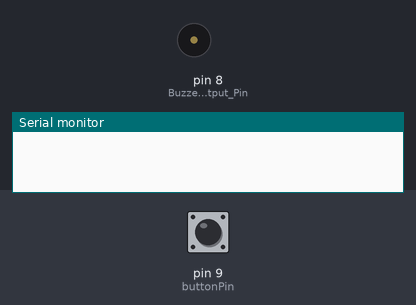
Simulated run of this sketch. Board: Arduino Uno, built with avr-gcc and run on an emulated ATmega328P. Parts: buzzer (waves = sounding), the last lines printed to the serial monitor. The test bench sets the inputs (shaded band); at power-on: pin 9 (buttonPin) LOW.

Above: at 1.2 s.
1.3 s: pin 9 (buttonPin) pulled HIGH for 3.2 s
At 4.7 s:
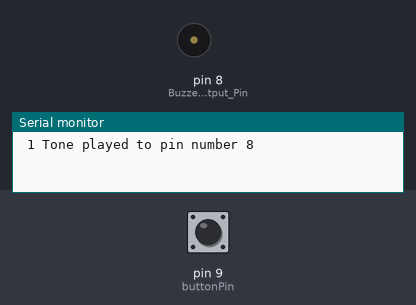
Timing chart, 0 to 6.2 s (numbered marks = the images above; inputs shaded):
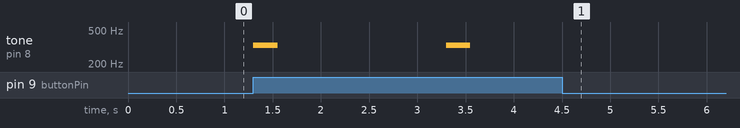

Measured:
- after the input at 1.3 s, tone on pin 8 (Buzzer_Output_Pin): alternates 330 Hz for 0.25 s and silent for 1.8 s, 4 changes in all, then stays silent, starting at once

The sketch:

BettterToneExample.ino
```cpp
#include <Arduino.h>
#include "BetterTone.h"
#include "Pitches.h"

//Pins Used on UNO Board
const int buzzerPin = 8;    //Pin 8
const int buttonPin = 9;	//Pin 9

//Default Values for Switch and Button
int buttonValue = 0;

void setup(){
	Serial.begin(115200); //Serial Start
	pinMode(8, OUTPUT); //Buzzer Output Pin
	pinMode(9, INPUT);  //Button Input Pin
}

void loop(){
	buttonValue = digitalRead(buttonPin); //The integer buttonValue is used to represent buttonPin as an input

   if(buttonValue == 1){
    BetterTone(buzzerPin, NCS1);
    Serial.print(" 1 Tone played to pin number "); Serial.print(buzzerPin); Serial.println(""); Serial.println("");
   }
}
```

BetterTone.h
```cpp
#ifndef BETTERTONE_H
#define BETTERTONE_H

#include <Arduino.h>
#include "Pitches.h"

int SingleNoteAmount = 1;
int DoubleNoteAmount = 2;
int MelodyNoteAmount = 4;

int betterNoteDurations[] = {4, 4, 4, 4};

int noteArray[] = {NP0, NA1, NA2, NA3, NA4, NA5, NA5, NA6, NA7,
				   NB0, NB1, NB2, NB3, NB4, NB5, NB6, NB7,
				   NC1, NC2, NC3, NC4, NC5, NC6, NC7, NC8,
				   ND1, ND2, ND3, ND4, ND5, ND6, ND7,
				   NE1, NE2, NE3, NE4, NE5, NE6, NE7,
				   NF1, NF2, NF3, NF4, NF5, NF6, NF7,
				   NG1, NG2, NG3, NG4, NG5, NG6,  NG7,
				   NAS1, NAS2, NAS3, NAS4, NAS5, NAS7,
				   NCS1, NCS2, NCS3, NCS4, NCS5, NCS6, NCS7, NCS8,
				   NDS1, NDS2, NDS3, NDS4, NDS5, NDS6, NDS7,
				   NFS1, NFS2, NFS3, NFS4, NFS5, NFS6, NFS7,
				   NGS1, NGS2, NGS3, NGS4, NGS5, NGS6,  NGS7};

class BetterTone
{
   public:
   BetterTone(int pin, int noteone) : _pin(pin), _noteone(noteone){
	_pin = pin; _noteone = noteone;
	pinMode(pin, OUTPUT);

	for (int noteAmount = 0; noteAmount < 1; noteAmount++){  //Allows for self-correcting note playing
		int betterNoteDuration = 1000 / betterNoteDurations[SingleNoteAmount];   // to calculate the note duration, take one second divided by the note type
		tone(_pin, noteArray[_noteone], betterNoteDuration);
		delay(2000);
		}
	}
  private:
  int _pin, _noteone;
};

class DoubleTone
{
	public:
	DoubleTone(int pin, int noteone, int notetwo) : _pin(pin), _noteone(noteone), _notetwo(notetwo){
	_pin = pin;
	pinMode(pin, OUTPUT);

	_noteone = noteone; _notetwo = notetwo;

     for (int noteAmount = 0; noteAmount < 1; noteAmount++){  //Allows for self-correcting note playing
		  int betterNoteDuration = 1000 / betterNoteDurations[DoubleNoteAmount];   // to calculate the note duration, take one second divided by the note type
		  tone(_pin, noteArray[_noteone && _notetwo], betterNoteDuration);
		  delay(2000);
		}
	}
  private:
  int _pin, _noteone, _notetwo;
};

class Melody
{
	public:
	Melody(int pin, int noteone, int notetwo, int notethree, int notefour) : _pin(pin), _noteone(noteone), _notetwo(notetwo), _notethree(notethree), _notefour(notefour){
	_pin = pin;
	pinMode(pin, OUTPUT);

	_noteone = noteone; _notetwo = notetwo; _notethree = notethree; _notefour = notefour;

	 for (int noteAmount = 0; noteAmount < 3; noteAmount++){  //Allows for self-correcting note playing
		  int betterNoteDuration = 1000 / betterNoteDurations[MelodyNoteAmount];   // to calculate the note duration, take one second divided by the note type
		  tone(_pin, noteArray[_noteone && _notetwo && _notethree && _notefour], betterNoteDuration);
		  delay(2000);
		}
	}
  private:
  int _pin, _noteone, _notetwo, _notethree, _notefour;
};
#endif
```

Pitches.h
```cpp
#ifndef _PITCHES_h
#define _PITCHES_h

int NP0 = 0; //Pause 'note'

int NB0  = 31;
int NC1  = 33;
int NCS1 = 35;
int ND1  = 37;
int NDS1 = 39;
int NE1  = 41;
int NF1  = 44;
int NFS1 = 46;
int NG1  = 49;
int NGS1 = 52;
int NA1  = 55;
int NAS1 = 58;
int NB1  = 62;
int NC2  = 65;
int NCS2 = 69;
int ND2  = 73;
int NDS2 = 78;
int NE2  = 82;
int NF2  = 87;
int NFS2 = 93;
int NG2  = 98;
int NGS2 = 104;
int NA2  = 110;
int NAS2 = 117;
int NB2  = 123;
int NC3  = 131;
int NCS3 = 139;
int ND3  = 147;
int NDS3 = 156;
int NE3  = 165;
int NF3  = 175;
int NFS3 = 185;
int NG3  = 196;
int NGS3 = 208;
int NA3  = 220;
int NAS3 = 233;
int NB3  = 247;
int NC4  = 262;
int NCS4 = 277;
int ND4  = 294;
int NDS4 = 311;
int NE4  = 330;
int NF4  = 349;
int NFS4 = 370;
int NG4  = 392;
int NGS4 = 415;
int NA4  = 440;
int NAS4 = 466;
int NB4  = 494;
int NC5  = 523;
int NCS5 = 554;
int ND5  = 587;
int NDS5 = 622;
int NE5  = 659;
int NF5  = 698;
int NFS5 = 740;
int NG5  = 784;
int NGS5 = 831;
int NA5  = 880;
int NAS5 = 932;
int NB5  = 988;
int NC6  = 1047;
int NCS6 = 1109;
int ND6  = 1175;
int NDS6 = 1245;
int NE6  = 1319;
int NF6  = 1397;
int NFS6 = 1480;
int NG6  = 1568;
int NGS6 = 1661;
int NA6  = 1760;
int NAS6 = 1865;
int NB6  = 1976;
int NC7  = 2093;
int NCS7 = 2217;
int ND7  = 2349;
int NDS7 = 2489;
int NE7  = 2637;
int NF7  = 2794;
int NFS7 = 2960;
int NG7  = 3136;
int NGS7 = 3322;
int NA7  = 3520;
int NAS7 = 3729;
int NB7  = 3951;
int NC8  = 4186;
int NCS8 = 4435;
int ND8  = 4699;
int NDS8 = 4978;
#endif
```
